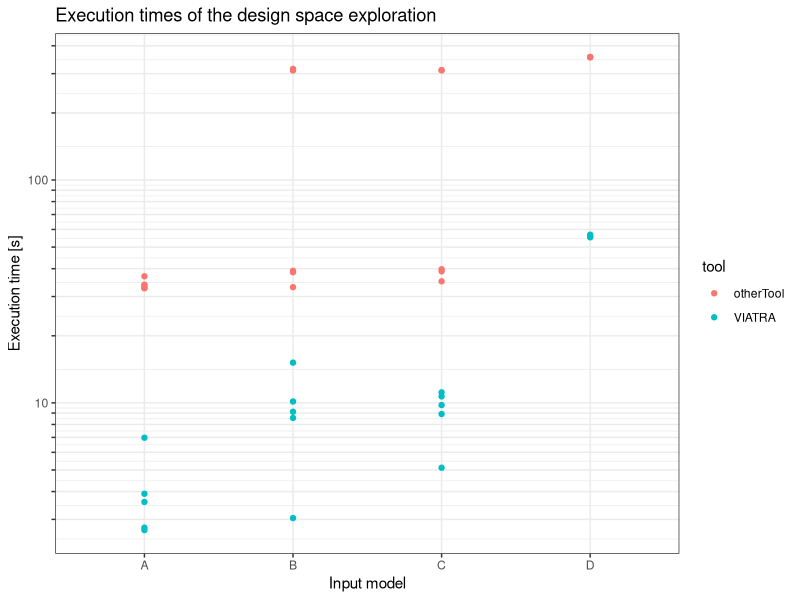
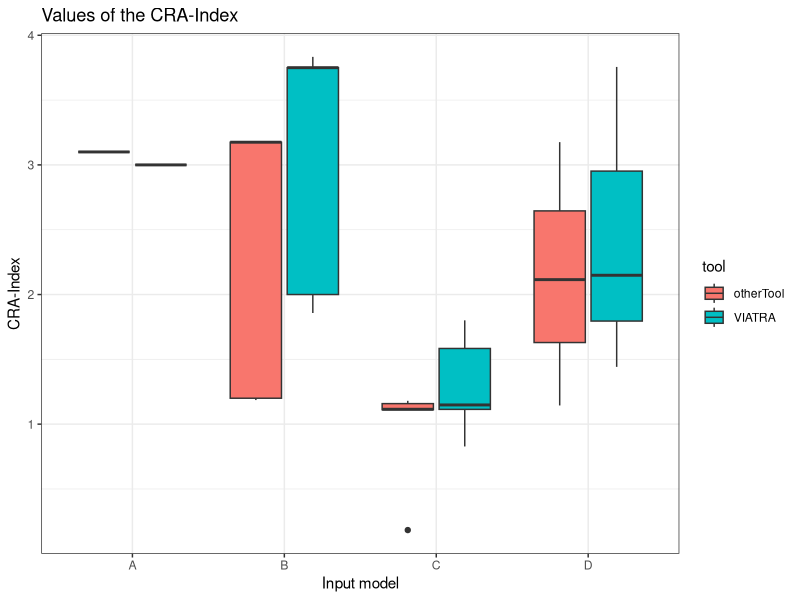
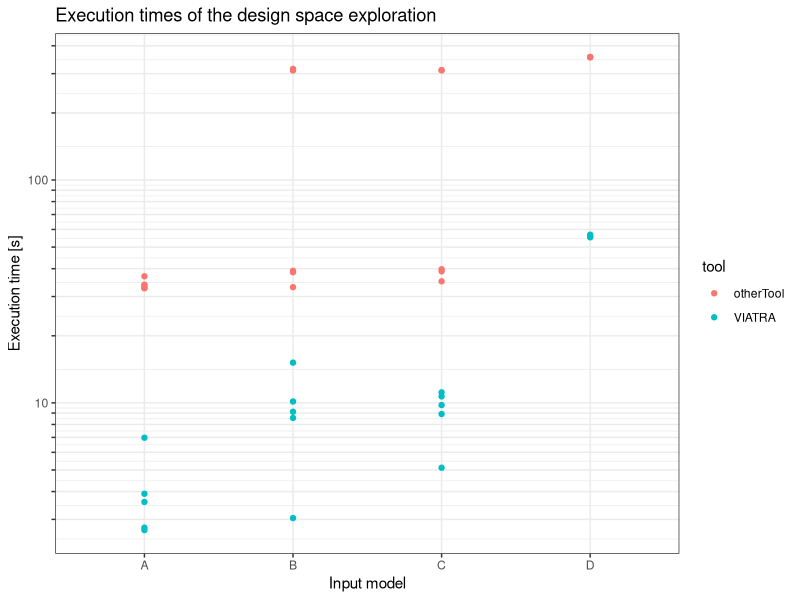
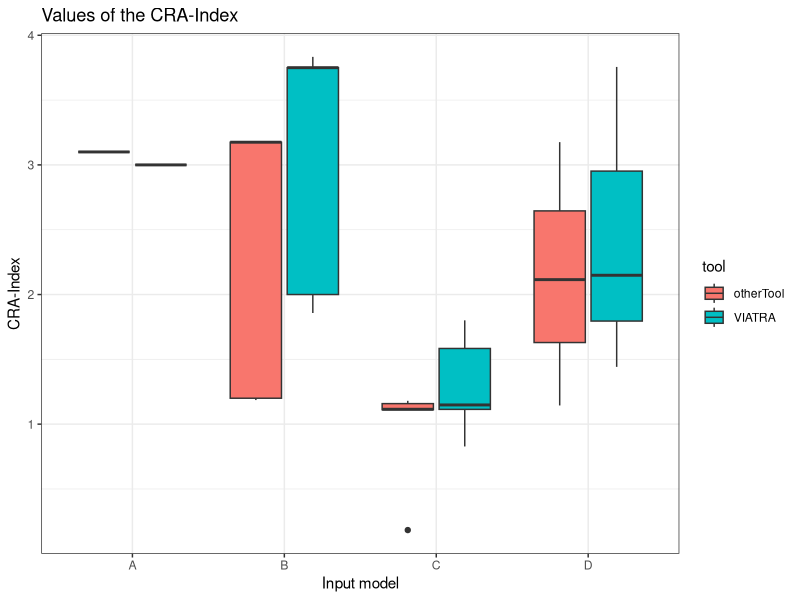

These figures' R source, in order:
library(ggplot2)
library(plyr)

####################################################################################################

yaxis = function() {
  # y axis labels
  longticks = c(F, F, F, F, F, F, F, F, T)
  shortticks = 2:10
  range = 0:4
  
  ooms = 10^range
  
  ybreaks = as.vector(shortticks %o% ooms)
  
  emptylabels = rep(c(""), each=8)
  longticklabels = c(10, 100, 1000, 10000, 100000)
  
  ylabels = c()
  for (longticklabel in longticklabels) {
    ylabels = c(ylabels, emptylabels, longticklabel)
  }
  
  print(ybreaks)
  print(ylabels)
  
  list(ybreaks = ybreaks, ylabels = ylabels)
}

####################################################################################################

width = 5
height = 3

results = read.csv(file = "results.csv")
results$time = results$time / 10^3
#results$category <- revalue(results$input, c("A"="1", "B"="1", "C"="1", "D"="2", "E"="2"))

yaxis = yaxis()
ybreaks = yaxis$ybreaks
ylabels = yaxis$ylabels

# pt = ggplot(results) +
#   geom_boxplot(aes(x = input, y = time)) +
#   xlab("Input model") + 
#   ylab("Execution time [s]") + 
#   ggtitle("Execution times of the design space exploration") +
#   facet_wrap(~ category, drop = T, scales = "free", ncol = 5) +
#   theme_bw()
# print(pt)
# ggsave(file = "results-times.pdf", width = width, height = height, device = cairo_pdf)

p = ggplot(results, aes(x = input, y = time, color = tool)) + 
  geom_point() +
  ggtitle("Execution times of the design space exploration") +
  scale_y_log10(breaks = ybreaks, labels = ylabels) +
  theme_bw() +
  xlab("Input model") + 
  ylab("Execution time [s]")
#  stat_summary(fun.y = median,
#               fun.ymin = median,
#            fun.ymax = median,
#            color = "red",
#            geom = "crossbar", width = 0.3)
print(p)
ggsave(file = "results-times.pdf", width = width, height = height, device = cairo_pdf)

pc = ggplot(results) +
  geom_boxplot(aes(x = input, y = CRA.Index, fill = tool)) +
  xlab("Input model") + 
  ylab("CRA-Index") + 
  ggtitle("Values of the CRA-Index") +
  theme_bw()
print(pc)
ggsave(file = "results-cra.pdf", width = width, height = height, device = cairo_pdf)


prettify = function(df) {
  df$minutes = floor(df$time / 60)
  df$seconds = floor(df$time %% 60)
  df$millis  = floor((df$time %% 1) * 1000)
  df
}

vars = c("tool", "input")

# calculate median values
results.medians = ddply(
  .data = results,
  .variables = vars,
  .fun = colwise(median)
)
prettify(results.medians)

# calculate min values
results.mins = ddply(
  .data = results,
  .variables = vars,
  .fun = colwise(min)
)
prettify(results.mins)

# calculate min values
results.maxes = ddply(
  .data = results,
  .variables = vars,
  .fun = colwise(max)
)
prettify(results.maxes)
